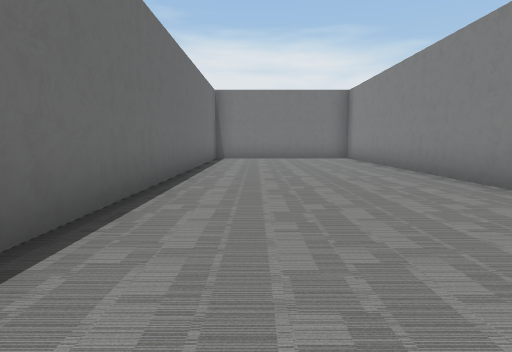
View 1 (above)

24 first-person views from a walk through a Unity game level. The camera is 1.3 m above the floor, tilts 6° down and sees 75° across. The floor is counted in squares, 2 m on a side. Each view is taken from the middle of a square. On the plan, view 1 faces up. The plan holds only what a view shows up to about 10 squares ahead; the rest is blank. The place goes on beyond the plan. The player character is not drawn. Some animated figures are not drawn.

View 2
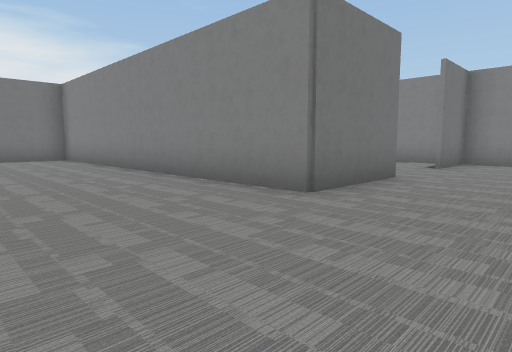

View 3
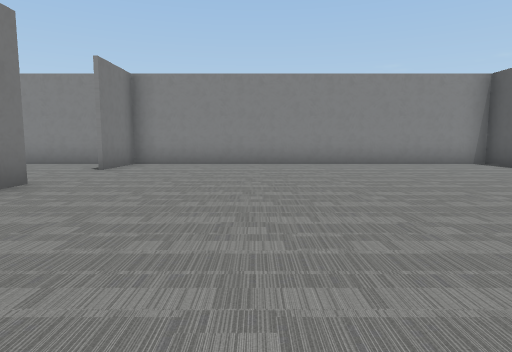

View 4
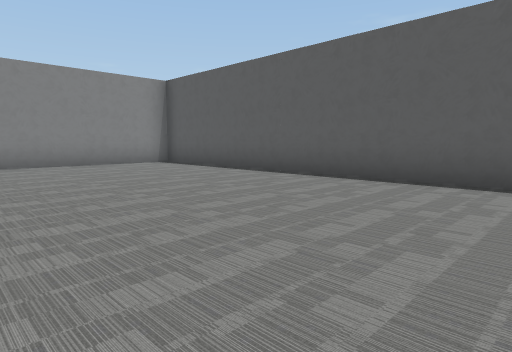

View 5
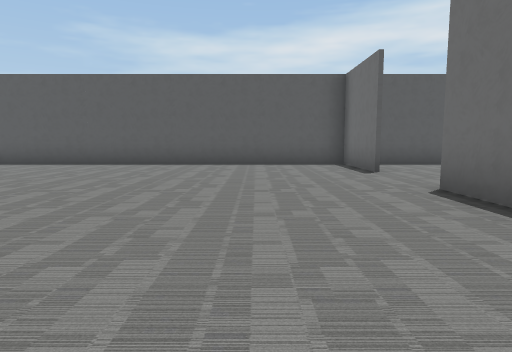

View 6
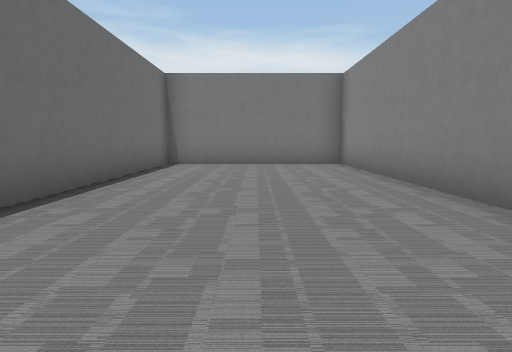

View 7
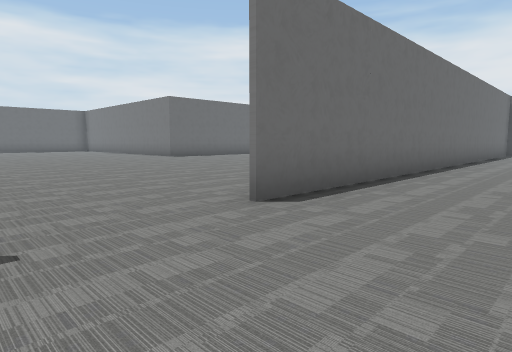

View 8
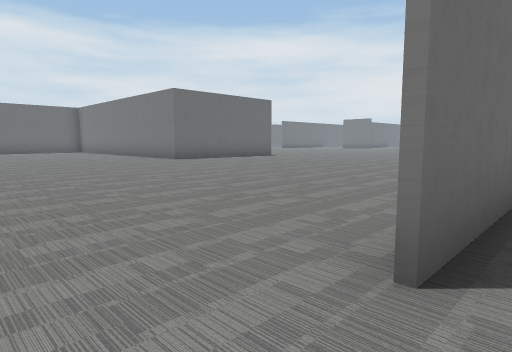

View 9
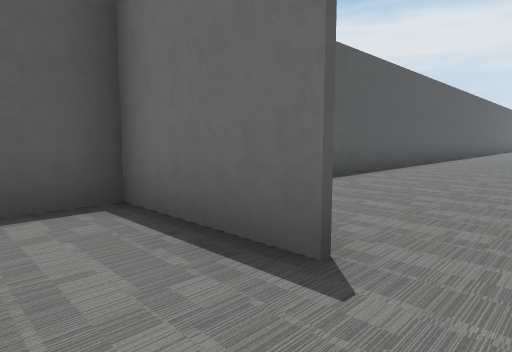

View 10
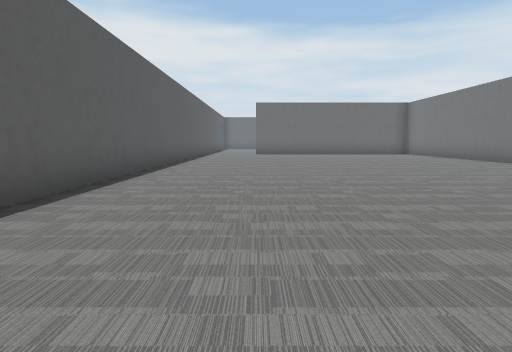

View 11
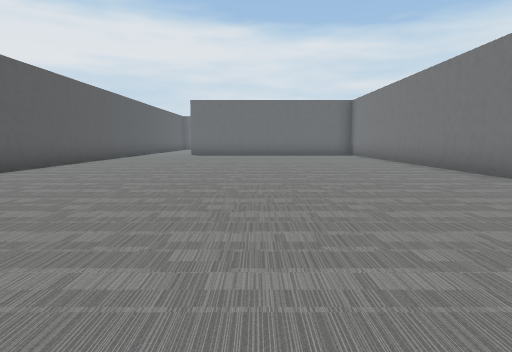

View 12
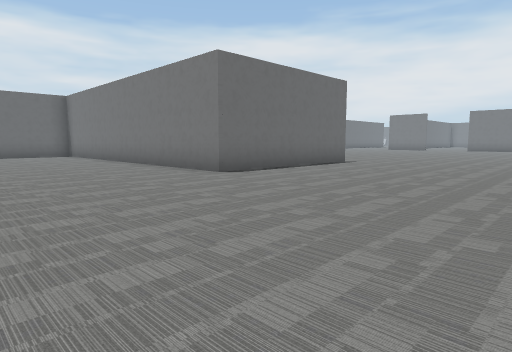

View 13
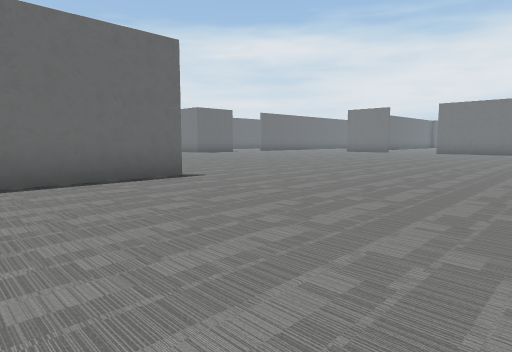

View 14
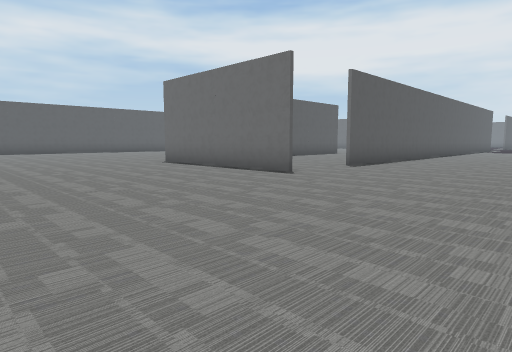

View 15
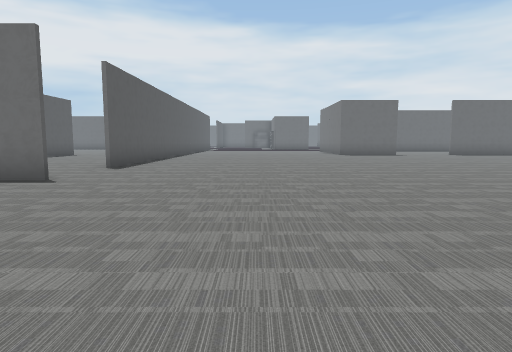

View 16
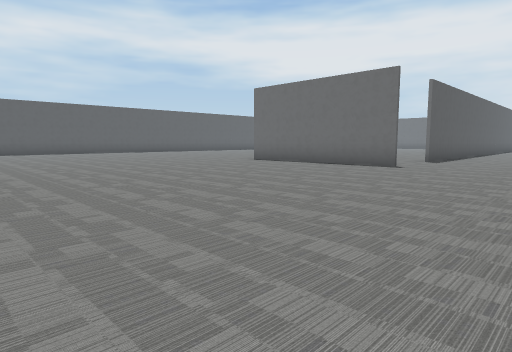

View 17
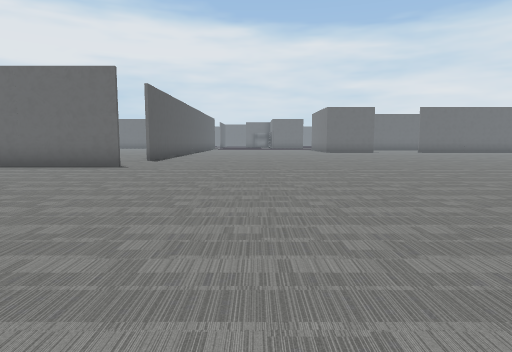

View 18
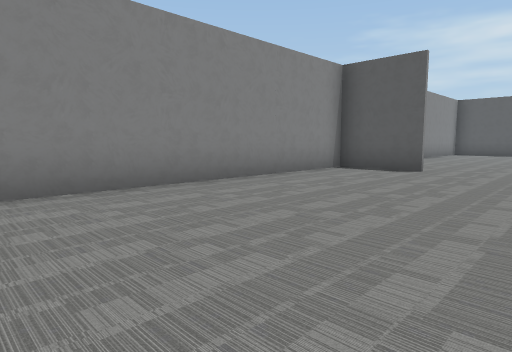

View 19
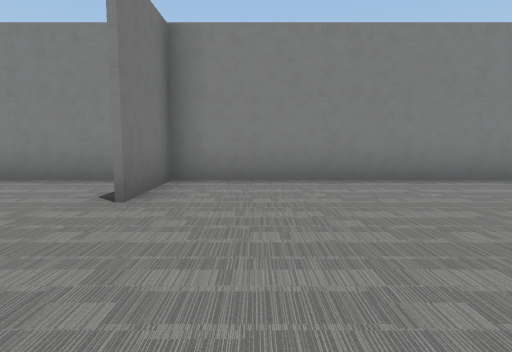

View 20
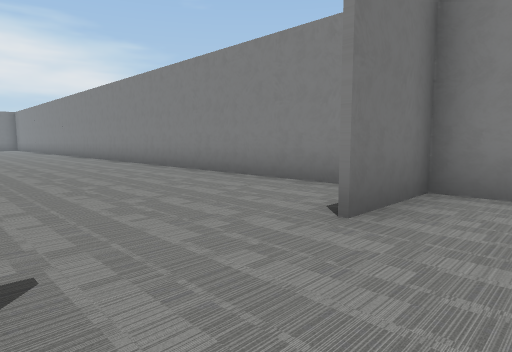

View 21
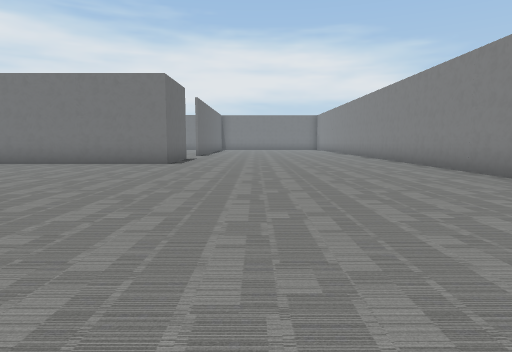

View 22
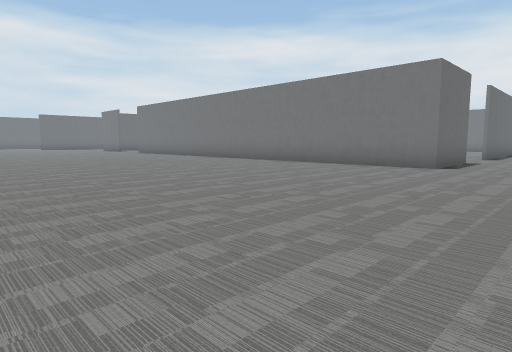

View 23
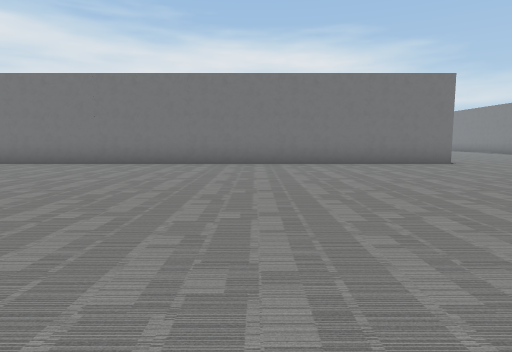

View 24
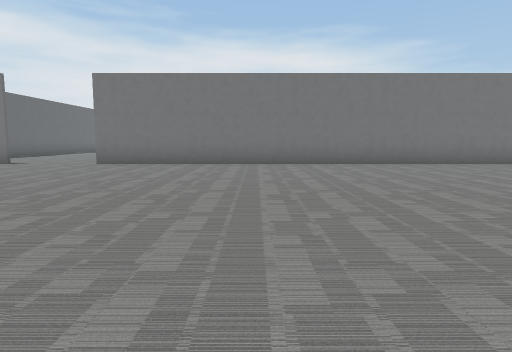

### Floor plan
Points are (right, up) in squares from view 1. A wall is a line through its corners. A room is listed if a view was taken in it or the views show most of it. See-through windows are left out.
Room 1 (views 1, 2, 3, 4, 5, 6, 7, 8, 9)
walls: (6, 2.4) (3.4, 2.4) (3.4, 12.4) (-1.5, 12.4) (-1.5, -2.5); (10.5, 2.4) (8.5, 2.4); (-1.5, -4.9) (-1.5, -7.5); (-2.1, -7.5) (10.4, -7.5) (10.4, 2.9)
ways out: opening at (-2, -3.5) to room 2; opening at (7, 2) to room 2
Room 2 (views 10, 11, 12, 13, 14, 15, 16, 17, 18, 19, 20, 21, 22, 23, 24)
walls: (-11.5, 7.6) (-11.5, 2.4) (-16.1, 2.4); (-16.1, 7.5) (-14, 7.5); (10.5, 12.4) (8.5, 12.4); (3.5, 25) (3.5, 22.4) (-11.5, 22.4); (8.4, 2.5) (10.5, 2.5); (10.4, 2.9) (10.4, 23.1); (-16.1, -7.5) (-2.1, -7.5)
ways out: opening at (-2, -3.5) to room 1; opening at (7, 2) to room 1; opening at (-13.5, 7)

Where each view was taken, in squares from view 1:
view 1: 0 up, 0 right, facing up
view 2: 0 up, 0 right, facing up-right
view 3: 1 down, 1 right, facing right
view 4: 2 down, 1 right, facing down-right
view 5: 2 up, 1 right, facing down
view 6: 3 up, 1 right, facing up
view 7: 5 down, 1 right, facing up-left
view 8: 4 down, 1 left, facing up-left
view 9: 4 down, 0 right, facing down-left
view 10: 5 down, 5 left, facing left
view 11: 2 down, 6 left, facing left
view 12: 2 down, 6 left, facing up-left
view 13: 4 up, 6 left, facing up-left
view 14: 12 up, 6 left, facing down-left
view 15: 11 up, 6 left, facing left
view 16: 11 up, 3 left, facing down-left
view 17: 11 up, 3 left, facing left
view 18: 10 up, 6 right, facing down-right
view 19: 11 up, 5 right, facing right
view 20: 11 up, 6 right, facing up-right
view 21: 13 up, 6 right, facing up
view 22: 14 up, 6 right, facing up-left
view 23: 13 up, 2 left, facing up
view 24: 13 up, 7 left, facing up
